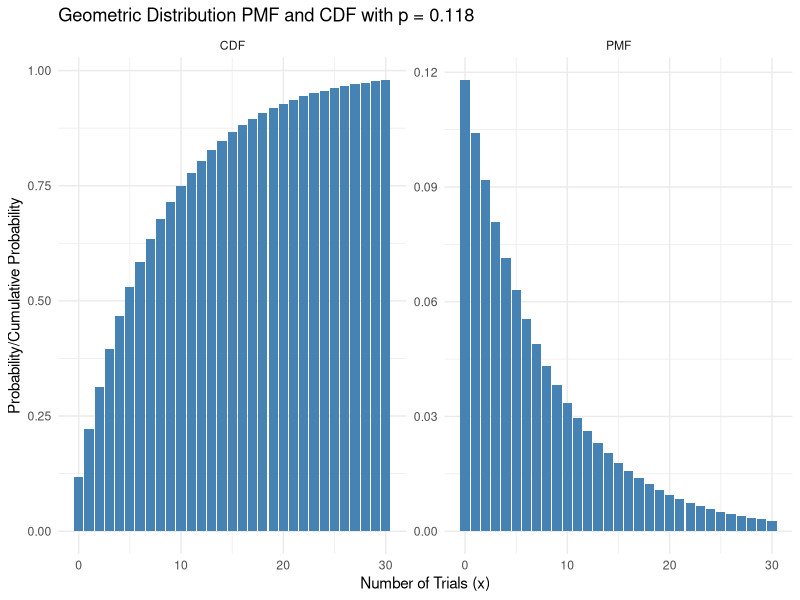

Here is the R script that generated this plot: (Note: this script raises an error after producing the figure.)
library(tidyverse)

prob <- 0.118
x_vals <- 0:30

data <- data.frame(
  x = x_vals,
  PMF = dgeom(x_vals, prob),
  CDF = pgeom(x_vals, prob)
)

data_long <- data |>
  pivot_longer(cols=c("PMF","CDF"), names_to="Type",values_to="Probability")


gg <- ggplot(data_long, aes(x=x,y=Probability)) +
 geom_col(fill='steelblue') +
 facet_wrap(~Type,scales='free_y') +
 labs(
  title=paste('Geometric Distribution PMF and CDF with p =', prob),
  x='Number of Trials (x)',
  y='Probability/Cumulative Probability'
  ) +
 theme_minimal(
 )

# 横長に保存（例：幅10インチ × 高さ4インチ）
ggsave("geom_distribution.png", gg, width = 10, height = 4, dpi = 300)


1/prob

# シミュレーション回数
n <- 100000

# rgeom は「失敗回数」を返す → 試行回数にするには +1
simulated_trials <- rgeom(n, prob = p) + 1

# 平均試行回数（シミュレート期待値）
mean_sim <- mean(simulated_trials)

# 結果出力
cat("シミュレーションによる平均試行回数:", mean_sim, "\n")
